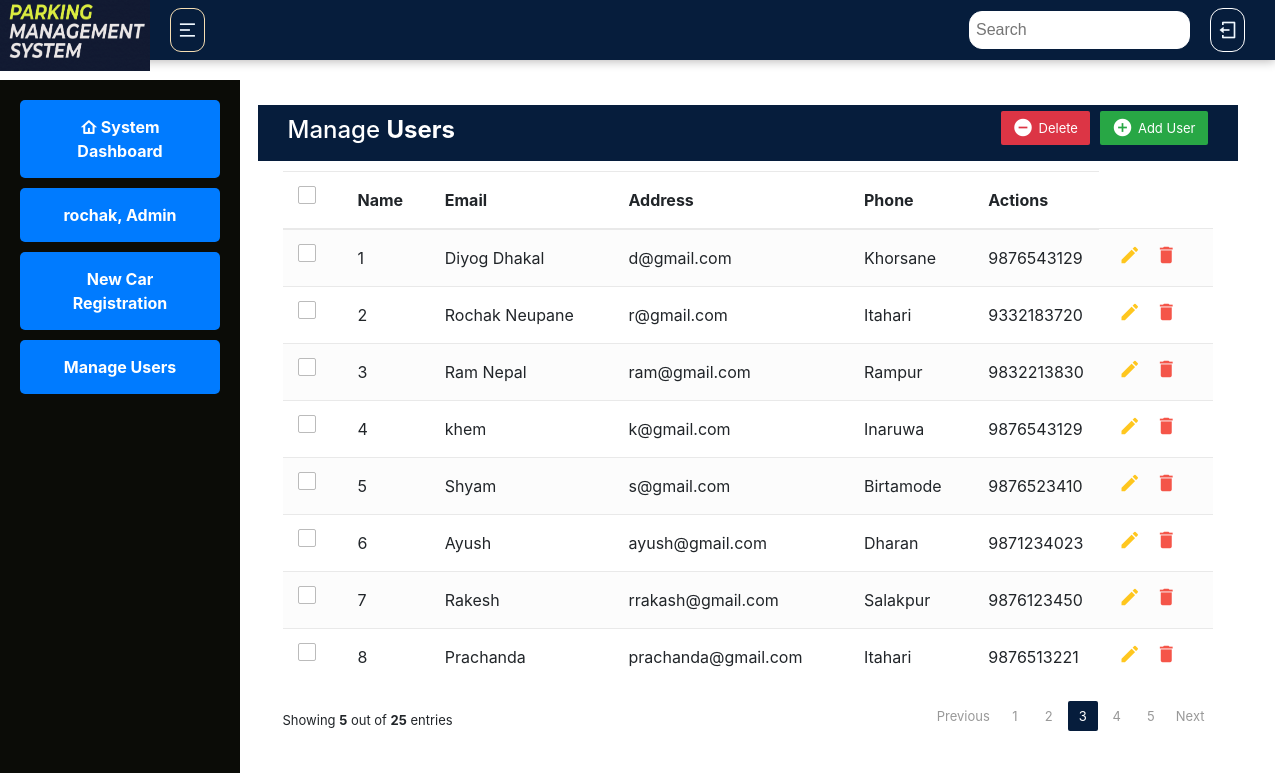
Before: /users/ with the older database file.
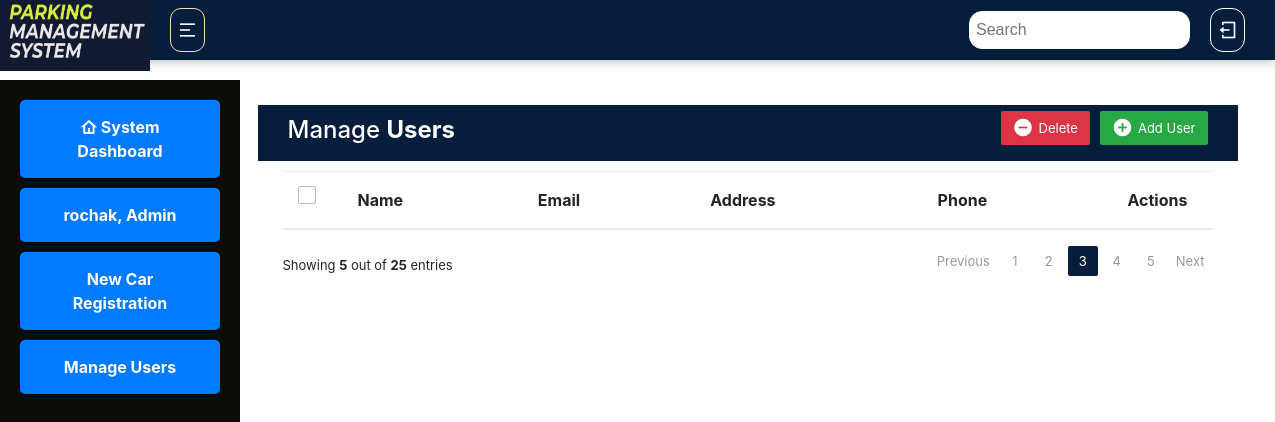
After: the same page with the newer database file.
### app/models.py (models this page shows, shortened)
class User(models.Model):
    name = models.CharField(max_length=100)
    email = models.EmailField(unique=True)
    address = models.TextField()
    phone = models.CharField(max_length=15)

### app/views.py (the view)
# urls.py: path("users/", views.user_list, name="user_list"),
def user_list(request):
    users = User.objects.all()
    return render(request, 'manage_user.html', {'users': users})

### templates/manage_user.html (shortened to what this page needs)
{% extends 'base.html' %}
{% load static %}
{% block content %}
<!DOCTYPE html>
<html lang="en">
<head>
<link rel="stylesheet" href="https://stackpath.bootstrapcdn.com/bootstrap/4.5.0/css/bootstrap.min.css">
<link rel="stylesheet" href="https://maxcdn.bootstrapcdn.com/font-awesome/4.7.0/css/font-awesome.min.css">
</head>
<body>
<div class="container-xl">
	<div class="table-responsive">
		<div class="table-wrapper">
			<div class="table-title">
				<div class="row">
					<div class="col-sm-6">
						<h2>Manage <b>Users</b></h2>
					</div>
					<div class="col-sm-6">
						<a href="#addEmployeeModal" class="btn btn-success" data-toggle="modal"><i class="material-icons">&#xE147;</i> <span>Add User</span></a>
						<a href="#deleteEmployeeModal" class="btn btn-danger" data-toggle="modal"><i class="material-icons">&#xE15C;</i> <span>Delete</span></a>
					</div>
				</div>
			</div>
			<table class="table table-striped table-hover">
				<thead>
					<tr>
						<th>
							<span class="custom-checkbox">
								<label for="selectAll"></label>
							</span>
						</th>
						<th>Name</th>
						<th>Email</th>
						<th>Address</th>
						<th>Phone</th>
						<th>Actions</th>
					</tr>
				</thead>
				<tbody>
						{% if users %}
							{% for user in users %}
							<tr>
								<td>
									<span class="custom-checkbox">
										<label for="checkbox{{ forloop.counter }}"></label>
									</span>
								</td>
								<td>{{ forloop.counter }}</td>
								<td>{{ user.name }}</td>
								<td>{{ user.email }}</td>
								<td>{{ user.address }}</td>
								<td>{{ user.phone }}</td>
								<td>
									<a href="#editEmployeeModal{{ forloop.counter }}" class="edit" data-toggle="modal">
										<i class="material-icons" data-toggle="tooltip" title="Edit">&#xE254;</i>
									</a>
									<a href="#deleteEmployeeModal{{ forloop.counter }}" class="delete" data-toggle="modal">
										<i class="material-icons" data-toggle="tooltip" title="Delete">&#xE872;</i>
									</a>
								</td>
							</tr>
							{% endfor %}
						{% endif %}
					</tbody>
			</table>
			<div class="clearfix">
				<div class="hint-text">Showing <b>5</b> out of <b>25</b> entries</div>
				<ul class="pagination">
					<li class="page-item disabled"><a href="#">Previous</a></li>
					<li class="page-item"><a href="#" class="page-link">1</a></li>
					<li class="page-item"><a href="#" class="page-link">2</a></li>
					<li class="page-item active"><a href="#" class="page-link">3</a></li>
					<li class="page-item"><a href="#" class="page-link">4</a></li>
					<li class="page-item"><a href="#" class="page-link">5</a></li>
					<li class="page-item"><a href="#" class="page-link">Next</a></li>
				</ul>
			</div>
		</div>
	</div>
</div>
</body>
</html>
{% endblock %}

### templates/base.html (shortened to what this page needs)
{% load static %}
<!DOCTYPE html>
<html lang="en">
<head>
    <link href="https://cdn.jsdelivr.net/npm/remixicon@4.2.0/fonts/remixicon.css" rel="stylesheet"/>
    <link rel="stylesheet" href="{%static 'css/index.css'%}">
</head>
<body>
    <div class="all-home">
    <nav>
        <div class="nav-bar">
            <div class="sys-logo">
                <a href="{% url 'index'%}">  <img src="{%static 'images/homeLogo.png'%}" height="70px" width="120px"></a>
            </div>
            <div id="menu-bar">
                <i class="ri-menu-2-fill"></i>
            </div>
            <div class="search-bar">
                <input type="text" class="search-input" placeholder="Search">
            </div>
            <div class="profile-menu">
                <i class="ri-logout-box-line"></i>
            </div>
        </div>
        <div id="content-side-bar">
            <div id="bar-1">
                <a href="{% url 'index' %}" class="custom-button btn-primary">
                    <i class="ri-home-4-line"></i>       System Dashboard
                </a>
            </div>
            <div id="bar-3">
                <a href="{% url 'index' %}" class="custom-button btn-primary">
                    rochak, Admin
                </a>
            </div>
            <div id="bar-2">
                <a href="{% url 'new_car_registration' %}" class="custom-button btn-primary">
                    New Car Registration
                </a>
            </div>
            <div id="bar-4">
                <a href="{% url 'user_list' %}" class="custom-button btn-primary">
                    Manage Users
                </a>
            </div>
        </div>
    </nav>
    </div>
</body>
</html>
{% block content %}
{% endblock%}

### static/css/index.css (style rules this page uses)
.all-home { display: flex; flex-direction: column; margin-top: 85px; height: 100%; width: 100%; }
.sys-logo img { margin-left: -10px; margin-right: 20px; height: 82px; width: 150px; }
.nav-bar { height: 60px; width: 100%; background-color: #061d3c; text-transform: uppercase; letter-spacing: 0.2px; display: flex; align-items: center; padding: 10px; box-shadow: 0 1px 10px rgba(10, 0, 0, 0.3), 0 0 0px rgba(0, 0, 0, 0.1) inset; font-family: sans-serif; position: fixed; top: 0; left: 0; z-index: 1000; }
.search-bar { margin-left: auto; margin-right: 20px; }
.search-input { padding: 8px; border: none; border-radius: 5px; border: 1px solid white; border-radius: 13px; color: rgb(0, 59, 110); padding: 6px; }
.profile-menu { margin-right: 20px; display: flex; align-items: center; border-radius: 5px; border: 1px solid white; border-radius: 13px; color: aliceblue; padding: 6px; font-size: 20px; }
#menu-bar { border: 1px solid wheat; border-radius: 11px; color: aliceblue; padding: 6px; font-size: 20px; }
#content-side-bar { position: fixed; top: 80px; left: 0; width: 240px; height: 100%; display: flex; flex-direction: column; justify-content: flex-start; align-items: flex-start; background-color: #0b0c07; color: white; padding: 20px; }
#content-side-bar div { margin-bottom: 10px; }
.custom-button { display: block; width: 200px; padding: 15px 20px; font-size: 16px; font-weight: bold; text-align: center; text-decoration: none; cursor: pointer; border: none; border-radius: 5px; background-color: black; color: #ffffff; transition: background-color 0.3s ease; }

### templates/manage_user.html (style rules this page uses)
.table-responsive { margin: 20px 110px; }
.table-wrapper { background: #fff; padding: 10px 90px; border-radius: 7px; min-width: 900px; box-shadow: 0 1px 1px rgba(0,0,0,.05); }
.table-title { padding-bottom: 15px; background-color: #061d3c; color: #fff; padding: 16px 30px; min-width: 100%; margin: -20px -25px 10px; border-radius: 3px 3px 0 0; }
.table-title h2 { margin: 5px 0 0; font-size: 24px; }
.table-title .btn { color: #fff; float: right; font-size: 13px; border: none; min-width: 50px; border-radius: 2px; border: none; outline: none !important; margin-left: 10px; }
.table-title .btn i { float: left; font-size: 21px; margin-right: 5px; }
.table-title .btn span { float: left; margin-top: 2px; }
table.table tr th, table.table tr td { border-color: #e9e9e9; padding: 12px 15px; vertical-align: middle; }
table.table tr th:first-child { width: 60px; }
table.table tr th:last-child { width: 100px; }
.pagination { float: right; margin: 0 0 5px; }
.pagination li a { border: none; font-size: 13px; min-width: 30px; min-height: 30px; color: #999; margin: 0 2px; line-height: 30px; border-radius: 2px !important; text-align: center; padding: 0 6px; }
.pagination li.active a, .pagination li.active a.page-link { background: #061d3c; }
.hint-text { float: left; margin-top: 10px; font-size: 13px; }
.custom-checkbox { position: relative; }
.custom-checkbox label:before { width: 18px; height: 18px; }
.custom-checkbox label:before { content: ''; margin-right: 10px; display: inline-block; vertical-align: text-top; background: white; border: 1px solid #bbb; border-radius: 2px; box-sizing: border-box; z-index: 2; }

Changed rows visible on the page:
removed User: name "Diyog Dhakal", email "d@gmail.com", address "Khorsane", phone "9876543129"
removed User: name "Rochak Neupane", email "r@gmail.com", address "Itahari", phone "9332183720"
removed User: name "Ram Nepal", email "ram@gmail.com", address "Rampur", phone "9832213830"
removed User: name "khem", email "k@gmail.com", address "Inaruwa", phone "9876543129"
removed User: name "Shyam", email "s@gmail.com", address "Birtamode", phone "9876523410"
removed User: name "Ayush", email "ayush@gmail.com", address "Dharan", phone "9871234023"
removed User: name "Rakesh", email "rrakash@gmail.com", address "Salakpur", phone "9876123450"
removed User: name "Prachanda", email "prachanda@gmail.com", address "Itahari", phone "9876513221"
